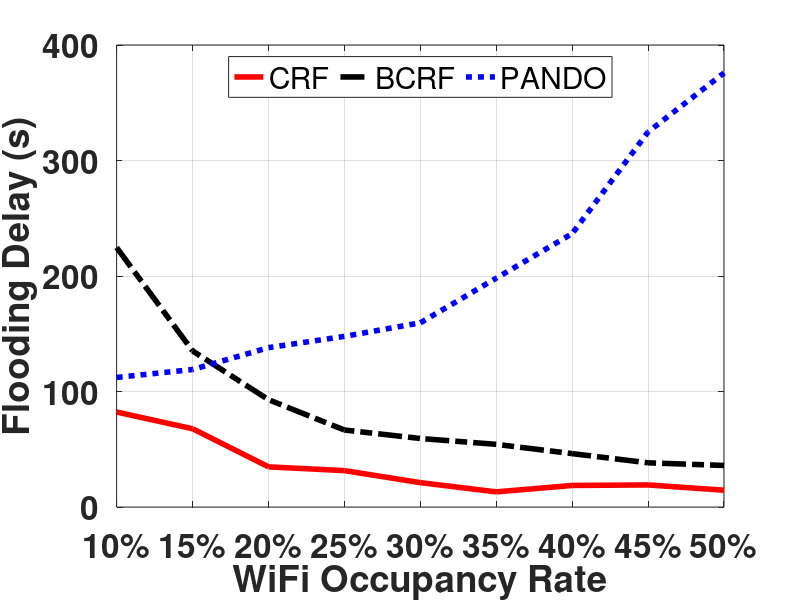

MATLAB code to generate this figure:
close all;
clear;
clc;

xrange = 10:5:50;

eva = cell2mat(struct2cell(load('eva_delay_wifitraffic.mat')));   

fig = figure('Position',[0 250 800 350]); 
plot(xrange',eva(:,2),'-', 'Color','r','LineWidth',4);
hold on
plot(xrange',eva(:,3),'-.','Color','k','LineWidth',4);
hold on
plot(xrange',eva(:,4),':','Color','b','LineWidth',4);
hold off


ylabel('Flooding Delay (s)');
xlabel('WiFi Occupancy Rate');
xticks(xrange);
xlim([10 50]);
xticklabels({'10%','15%', '20%', '25%', '30%', '35%', '40%', '45%','50%'});

legend('CRF','BCRF', 'PANDO', 'Location','north', 'Orientation','horizontal');


set(gca,'FontSize',24,'FontWeight', 'bold');
grid on;
%     print -deps FDWiFiTraffic.eps
saveas(gca, 'FDWiFiTraffic.eps','epsc');